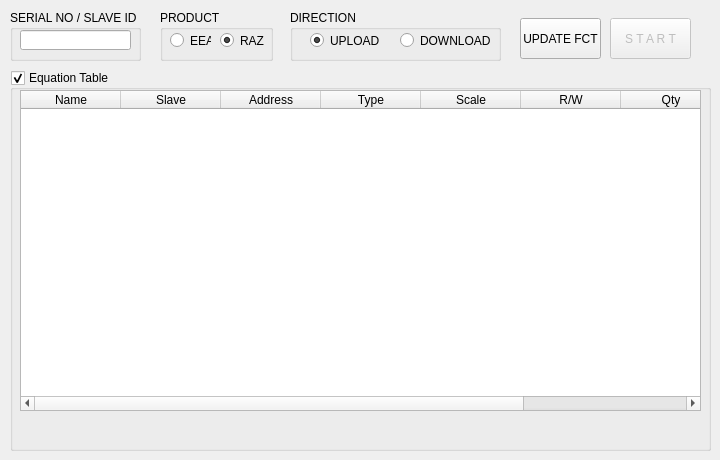
      <widget class="QWidget" name="tab_29">
       <attribute name="title">
        <string>Equation</string>
       </attribute>
       <widget class="QGroupBox" name="groupBox_105">
        <property name="geometry">
         <rect>
          <x>10</x>
          <y>70</y>
          <width>701</width>
          <height>381</height>
         </rect>
        </property>
        <property name="title">
         <string>Equation Table</string>
        </property>
        <property name="checkable">
         <bool>true</bool>
        </property>
        <widget class="QTableWidget" name="tableWidget">
         <property name="geometry">
          <rect>
           <x>10</x>
           <y>20</y>
           <width>681</width>
           <height>321</height>
          </rect>
         </property>
         <property name="alternatingRowColors">
          <bool>true</bool>
         </property>
         <column>
          <property name="text">
           <string>Name</string>
          </property>
         </column>
         <column>
          <property name="text">
           <string>Slave</string>
          </property>
         </column>
         <column>
          <property name="text">
           <string>Address</string>
          </property>
         </column>
         <column>
          <property name="text">
           <string>Type</string>
          </property>
         </column>
         <column>
          <property name="text">
           <string>Scale</string>
          </property>
         </column>
         <column>
          <property name="text">
           <string>R/W</string>
          </property>
         </column>
         <column>
          <property name="text">
           <string>Qty</string>
          </property>
         </column>
         <column>
          <property name="text">
           <string>Value</string>
          </property>
         </column>
        </widget>
       </widget>
       <widget class="QPushButton" name="startEquationBtn">
        <property name="enabled">
         <bool>false</bool>
        </property>
        <property name="geometry">
         <rect>
          <x>610</x>
          <y>18</y>
          <width>81</width>
          <height>41</height>
         </rect>
        </property>
        <property name="text">
         <string>S T A R T</string>
        </property>
       </widget>
       <widget class="QGroupBox" name="groupBox_104">
        <property name="geometry">
         <rect>
          <x>290</x>
          <y>10</y>
          <width>211</width>
          <height>51</height>
         </rect>
        </property>
        <property name="title">
         <string>DIRECTION</string>
        </property>
        <property name="checkable">
         <bool>false</bool>
        </property>
        <property name="checked">
         <bool>false</bool>
        </property>
        <widget class="QRadioButton" name="radioButton_188">
         <property name="geometry">
          <rect>
           <x>20</x>
           <y>10</y>
           <width>91</width>
           <height>41</height>
          </rect>
         </property>
         <property name="text">
          <string>UPLOAD</string>
         </property>
         <property name="checked">
          <bool>true</bool>
         </property>
        </widget>
        <widget class="QRadioButton" name="radioButton_189">
         <property name="geometry">
          <rect>
           <x>110</x>
           <y>10</y>
           <width>101</width>
           <height>41</height>
          </rect>
         </property>
         <property name="text">
          <string>DOWNLOAD</string>
         </property>
        </widget>
       </widget>
       <widget class="QGroupBox" name="groupBox_110">
        <property name="geometry">
         <rect>
          <x>160</x>
          <y>10</y>
          <width>113</width>
          <height>51</height>
         </rect>
        </property>
        <property name="title">
         <string>PRODUCT</string>
        </property>
        <widget class="QRadioButton" name="radioButton_190">
         <property name="geometry">
          <rect>
           <x>10</x>
           <y>10</y>
           <width>41</width>
           <height>41</height>
          </rect>
         </property>
         <property name="text">
          <string>EEA</string>
         </property>
        </widget>
        <widget class="QRadioButton" name="radioButton_191">
         <property name="geometry">
          <rect>
           <x>60</x>
           <y>10</y>
           <width>51</width>
           <height>41</height>
          </rect>
         </property>
         <property name="text">
          <string>RAZ</string>
         </property>
         <property name="checked">
          <bool>true</bool>
         </property>
        </widget>
       </widget>
       <widget class="QPushButton" name="pushButton_2">
        <property name="geometry">
         <rect>
          <x>520</x>
          <y>18</y>
          <width>81</width>
          <height>41</height>
         </rect>
        </property>
        <property name="text">
         <string>UPDATE FCT</string>
        </property>
       </widget>
       <widget class="QGroupBox" name="groupBox_14">
        <property name="geometry">
         <rect>
          <x>10</x>
          <y>10</y>
          <width>131</width>
          <height>51</height>
         </rect>
        </property>
        <property name="title">
         <string>SERIAL NO / SLAVE ID</string>
        </property>
        <widget class="QLineEdit" name="lineEdit_32">
         <property name="geometry">
          <rect>
           <x>10</x>
           <y>20</y>
           <width>111</width>
           <height>20</height>
          </rect>
         </property>
        </widget>
       </widget>
      </widget>
